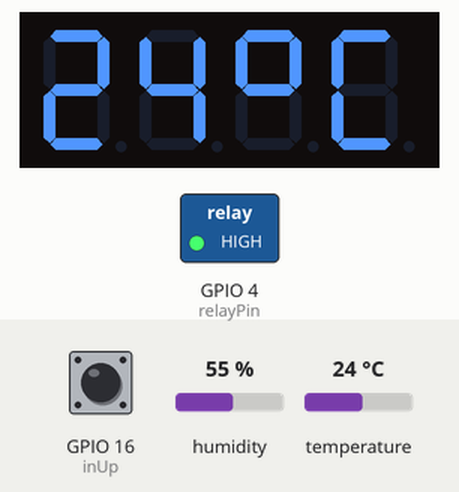
Recording of a sketch running on a simulated ESP8266 (NodeMCU). On the bench: 4-digit seven-segment display, switched loads named in the sketch (green lamp = pin HIGH). The test bench sets the inputs (shaded band); at power-on: GPIO 16 (inUp) LOW, temperature 24 °C, humidity 55 %. WiFi joins after 1.5 s; servers stay silent unless stated.

Above: at 3.4 s.
3.5 s: GPIO 16 (inUp) pulled HIGH for 0.15 s
At 4.4 s:
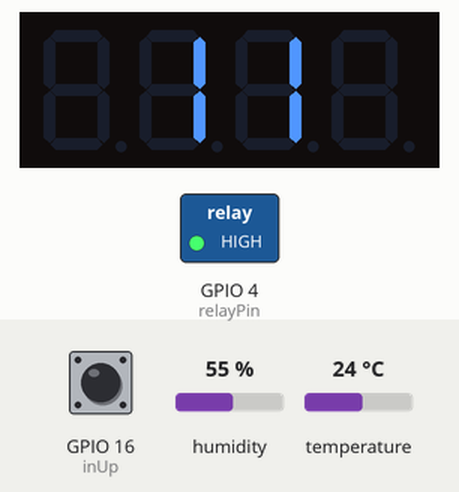
7.5 s: temperature set to 12 °C
At 9.4 s:
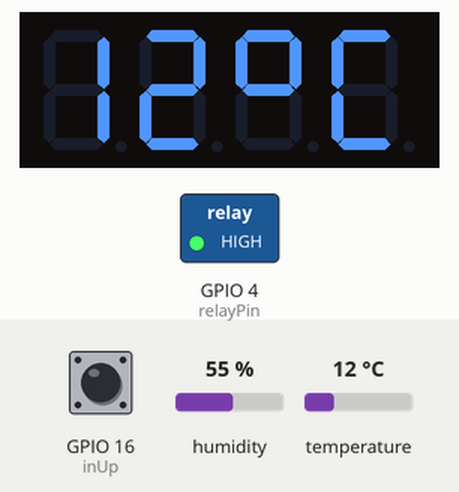
10.3 s: GPIO 16 (inUp) pulled HIGH for 1 s
At 12.3 s:
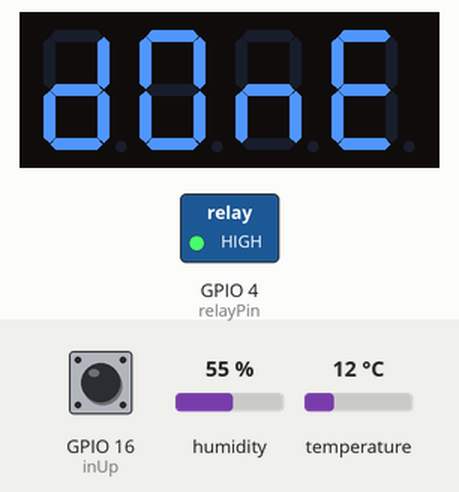
13.3 s: temperature set to 19 °C
At 17.0 s:
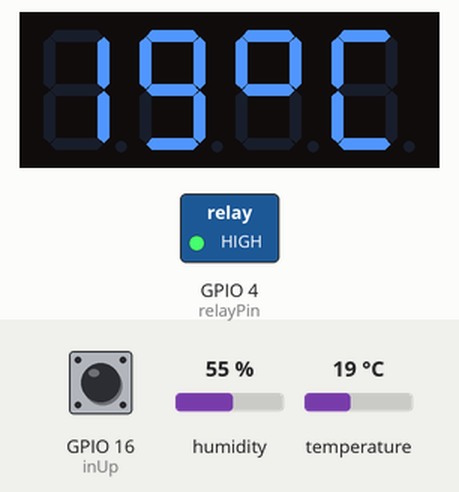
17.3 s: temperature set to 28 °C
At 19.4 s:
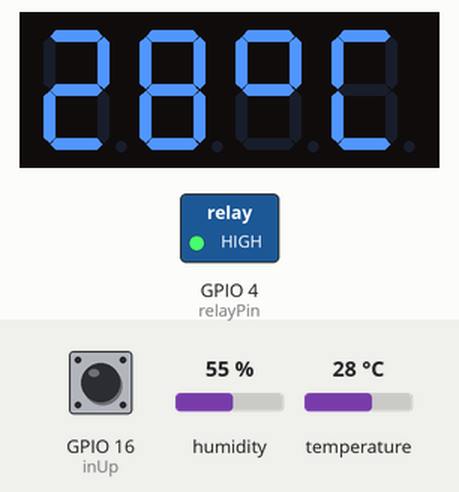
Timing chart, 0 to 20.9 s (numbered marks = the images above; inputs shaded):
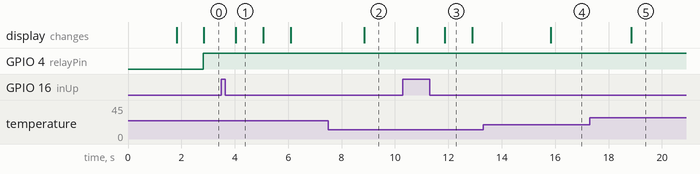

The sketch:

thermostat_adega.ino
```cpp
// (licence header left out)
/* Comment this out to disable prints and save space */
#define BLYNK_PRINT Serial


#include <ESP8266WiFi.h>
#include <BlynkSimpleEsp8266.h>
#include <TM1637Display.h>
#include <DHT.h>;

// You should get Auth Token in the Blynk App.
// Go to the Project Settings (nut icon).
char auth[] = "8ERyFvLfBmyH8Sz3q_q7_rnORwhlYK2Z";

// Your WiFi credentials.
// Set password to "" for open networks.
char ssid[] = "VAIO_Network";
char pass[] = "imda-z76m-ylz9";
WidgetLED ledMotorOn(V2);
WidgetLED ledMotorOff(V3);
WidgetLED ledUp(V7);
float temp;
float setTemp;
boolean motorOn;

//Constants
#define DHTPIN 13    // what pin we're connected to
#define DHTTYPE DHT22   // DHT 22  (AM2302)
#define CLK 14
#define DIO 12

DHT dht(DHTPIN, DHTTYPE); //// Initialize DHT sensor for normal 16mhz Arduino
BlynkTimer timer;
TM1637Display display = TM1637Display(CLK, DIO);

// Create array that turns all segments on:
const uint8_t data[] = {0xff, 0xff, 0xff, 0xff};
// Create array that turns all segments off:
const uint8_t blank[] = {0x00, 0x00, 0x00, 0x00};
// You can set the individual segments per digit to spell words or create other symbols:
const uint8_t done[] = {
  SEG_B | SEG_C | SEG_D | SEG_E | SEG_G,           // d
  SEG_A | SEG_B | SEG_C | SEG_D | SEG_E | SEG_F,   // O
  SEG_C | SEG_E | SEG_G,                           // n
  SEG_A | SEG_D | SEG_E | SEG_F | SEG_G            // E
};
// Create degree Celsius symbol:
const uint8_t celsius[] = {
  SEG_A | SEG_B | SEG_F | SEG_G,  // Circle
  SEG_A | SEG_D | SEG_E | SEG_F   // C
};

const int inUp = 16;
const int relayPin = 4;
// This function sends Arduino's up time every second to Virtual Pin (5).
// In the app, Widget's reading frequency should be set to PUSH. This means
// that you define how often to send data to Blynk App.
void sendSensor()
{
  float h = dht.readHumidity();
  float t = dht.readTemperature(); // or dht.readTemperature(true) for Fahrenheit

  if (isnan(h) || isnan(t)) {
    Serial.println("Failed to read from DHT sensor!");
    return;
  }
  // You can send any value at any time.
  // Please don't send more that 10 values per second.
  temp = t;
  Blynk.virtualWrite(V6, h);
  Blynk.virtualWrite(V1, temp);

  BLYNK_LOG("Temperatura lida: %s", t);
     if(temp>setTemp)
     {
       if (!motorOn){
         BLYNK_LOG("Motor ligou");
         ledMotorOn.on();
         ledMotorOff.off();
         motorOn = true;
         digitalWrite(relayPin, HIGH);// turn on Fridge Compressor
       }
     }

     int setTempDelta = setTemp - 3;
     if (temp < setTempDelta) {
       if (motorOn){
          BLYNK_LOG("Motor desligou");
          ledMotorOn.off();
          ledMotorOff.on();
          motorOn = false;
          digitalWrite(relayPin, LOW);
       }
     }
  //display.showNumberDec(temp, true); // Prints displaytime without center colon.
  display.showNumberDec(temp, false, 2, 0);
  display.setSegments(celsius, 2, 2);
}

void setup()
{
  // Debug console
  Serial.begin(9600);
  pinMode(inUp, INPUT);
  pinMode(relayPin, OUTPUT);

  Blynk.begin(auth, ssid, pass);
  // You can also specify server:
  //Blynk.begin(auth, ssid, pass, "blynk-cloud.com", 80);
  //Blynk.begin(auth, ssid, pass, IPAddress(192,168,1,100), 8080);
  setTemp = 10;
  Blynk.virtualWrite(0, setTemp);// 10 Geladeira - 18 Adega

  dht.begin();

  // Setup a function to be called every second
  timer.setInterval(1000L, sendSensor);

  // Set the display brightness (0-7):
  display.setBrightness(3);
  // Clear the display:
  display.clear();
  motorOn = false;
}

void updateDisplay(float t){
  delay(500);
  display.clear();
  display.showNumberDec(t, false, 2, 1);
  delay(1000);
  display.setSegments(done);
  delay(1000);
}

BLYNK_WRITE(0)
{
  BLYNK_LOG("Got a value: %s", param.asStr());

  setTemp=param.asFloat();
  updateDisplay(setTemp);
  }


//BLYNK_WRITE(V5) // Get and store push button status
//{
//    int frigeType = param.asInt(); // save status
//    if(frigeType==1)
//    {//adega
//      setTemp=18;
//    }else{//geladeira
//      setTemp=10;
//    }
//    //updateDisplay();
//    Blynk.virtualWrite(0, setTemp);// 10 Geladeira - 18 Adega
//}

void loop()
{
  int val = digitalRead(inUp);
  if (val == HIGH){
    ledUp.on();
    setTemp = setTemp + 1;
    Blynk.virtualWrite(V0, setTemp);// 10 Geladeira - 18 Adega
    updateDisplay(setTemp);
  }else{
    ledUp.off();
  }

  Blynk.run();
  timer.run();
}
```

Measured:
- after the input at 3.5 s, the display: changes after 0.54 s (image 1)
- after the input at 7.5 s, the display: changes after 1.3 s (image 2)
- after the input at 10.3 s, the display: first changes after 0.54 s (image 3 shows a later state)
- after the input at 13.3 s, the display: changes after 2.5 s (image 4)
- after the input at 17.3 s, the display: changes after 1.5 s (image 5)
- what the display in image 1 shows lasts 1.1 s, from 4.0 s to 5.1 s
